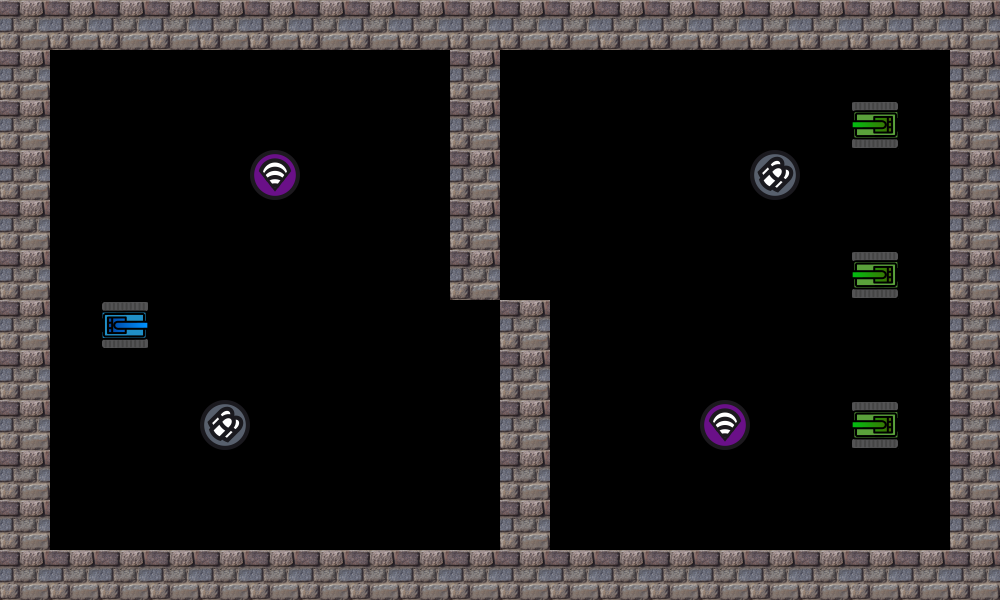

Rendered tile map (Tiled .tmx) drawn with the repository's tilesets; below, a short description and the full map source, tile grids included:
An orthogonal 20x12 tile map with 50x50 px tiles, 1 tile layer (圖塊層 1).

<map version="1.9" tiledversion="1.9.2" orientation="orthogonal" renderorder="right-down" width="20" height="12" tilewidth="50" tileheight="50" infinite="0" nextlayerid="2" nextobjectid="1">
 <tileset firstgid="1" name="TankManObj" tilewidth="50" tileheight="50" tilecount="5" columns="5">
  <image source="../image/TankManObj.png" width="250" height="50" />
 </tileset>
 <layer id="1" name="圖塊層 1" width="20" height="12">
  <data encoding="csv">
3,3,3,3,3,3,3,3,3,3,3,3,3,3,3,3,3,3,3,3,
3,0,0,0,0,0,0,0,0,3,0,0,0,0,0,0,0,0,0,3,
3,0,0,0,0,0,0,0,0,3,0,0,0,0,0,0,0,1,0,3,
3,0,0,0,0,5,0,0,0,3,0,0,0,0,0,4,0,0,0,3,
3,0,0,0,0,0,0,0,0,3,0,0,0,0,0,0,0,0,0,3,
3,0,0,0,0,0,0,0,0,3,0,0,0,0,0,0,0,1,0,3,
3,0,2,0,0,0,0,0,0,0,3,0,0,0,0,0,0,0,0,3,
3,0,0,0,0,0,0,0,0,0,3,0,0,0,0,0,0,0,0,3,
3,0,0,0,4,0,0,0,0,0,3,0,0,0,5,0,0,1,0,3,
3,0,0,0,0,0,0,0,0,0,3,0,0,0,0,0,0,0,0,3,
3,0,0,0,0,0,0,0,0,0,3,0,0,0,0,0,0,0,0,3,
3,3,3,3,3,3,3,3,3,3,3,3,3,3,3,3,3,3,3,3
</data>
 </layer>
</map>
